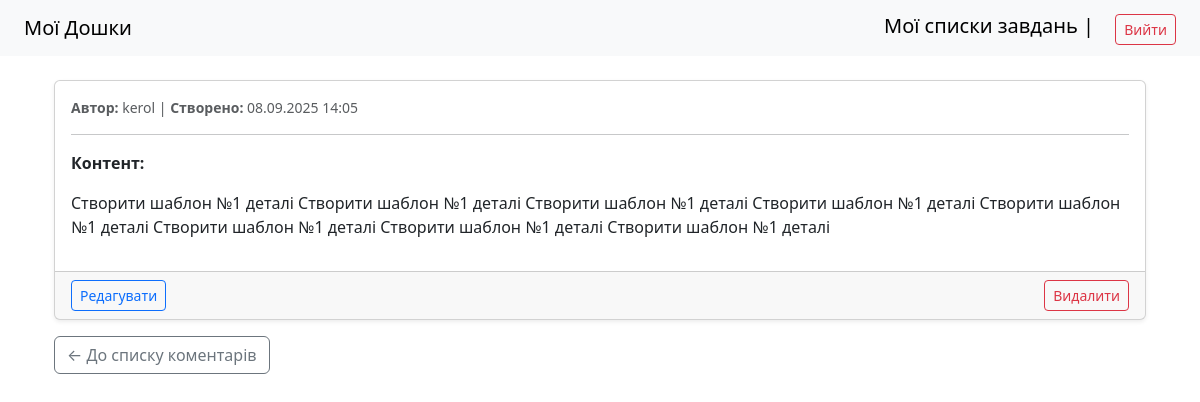
Screenshot of /dashboard/4/todolist/4/task/5/comment/1/ (signed in) with the database file from the repository.
### task_manager/models.py (models this page shows, shortened)
class Comment(models.Model):
    task = models.ForeignKey(Task, on_delete = models.CASCADE, related_name = 'comments', verbose_name = 'Завдання')
    content = models.TextField(verbose_name = "Контент", blank = True)
    created_by = models.ForeignKey(User, on_delete=models.CASCADE, related_name = 'comments', verbose_name = 'Автор')
    created_at = models.DateTimeField(auto_now_add=True)
    class Meta:
        verbose_name = "Коментар"
        verbose_name_plural = "Коментарі"

### task_manager/views.py (the view)
# urls.py: path('dashboard/<int:dashboard_pk>/todolist/<int:todolist_pk>/task/<int:task_pk>/comment/<int:comment_pk>/', CommentDetailView.as_view(), name = 'comment_detail'),
class CommentDetailView(LoginRequiredMixin, CommentAccessMixin, DetailView):
    model = Comment
    template_name = 'comment/comment_detail.html'
    context_object_name = 'comment'
    pk_url_kwarg = "comment_pk"
    def get_context_data(self, **kwargs):
        context = super().get_context_data(**kwargs)
        comment = self.get_object()
        context['task'] = comment.task
        context['todolist'] = comment.task.todolist
        context['dashboard'] = comment.task.todolist.dashboard
        return context

### task_manager/views.py (called while the page is built)
    def get_queryset(self):
        return Dashboard.objects.filter(
            Q(created_by=self.request.user) | Q(members=self.request.user)
        ).distinct()

    def get_queryset(self):
        return TodoList.objects.filter(
            dashboard__in=DashboardAccessMixin.get_queryset(self)
        ).distinct()

    def get_queryset(self):
        return Task.objects.filter(
            todolist__in=TodoListAccessMixin.get_queryset(self)
        ).distinct()

    def get_queryset(self):
        return Comment.objects.filter(
            task__in=TaskAccessMixin.get_queryset(self)
        ).distinct()

### task_manager/templates/comment/comment_detail.html (shortened to what this page needs)
{% extends "base.html" %}
{% block content %}
<div class="container mt-4">
    <div class="card shadow-sm">
        <div class="card-body">
            <small class="text-muted d-block mb-2">
                <strong>Автор:</strong> {{ comment.created_by }} |
                <strong>Створено:</strong> {{ comment.created_at|date:"d.m.Y H:i" }}
            </small>
            <hr>
            <p><strong>Контент:</strong></p>
            <p>{{ comment.content }}</p>
        </div>
        <div class="card-footer d-flex justify-content-between">
            <a href="{% url 'comment_edit' dashboard_pk=dashboard.pk todolist_pk=todolist.pk task_pk=task.pk comment_pk=comment.pk %}"
               class="btn btn-sm btn-outline-primary">
                Редагувати
            </a>
            <form method="post" action="{% url 'comment_delete' dashboard_pk=dashboard.pk todolist_pk=todolist.pk task_pk=task.pk comment_pk=comment.pk %}" style="display:inline;">
                <button type="submit" class="btn btn-sm btn-outline-danger">Видалити</button>
            </form>
        </div>
    </div>
    <div class="mt-3">
        <a href="{% url 'comment_list' dashboard_pk=dashboard.pk todolist_pk=todolist.pk task_pk=task.pk %}"
            class="btn btn-outline-secondary">
            ← До списку коментарів
        </a>
    </div>
</div>
{% endblock %}

### rows the page displays
Comment: created_by "kerol", created_at "08.09.2025 14:05", content "Створити шаблон №1 деталі Створити шаблон №1 деталі Створити шаблон №1 деталі Створити шаблон №1 деталі Створити шаблон №1 деталі Створити шаблон №1 деталі Створити шаблон №1 деталі Створити шаблон №1 деталі"
